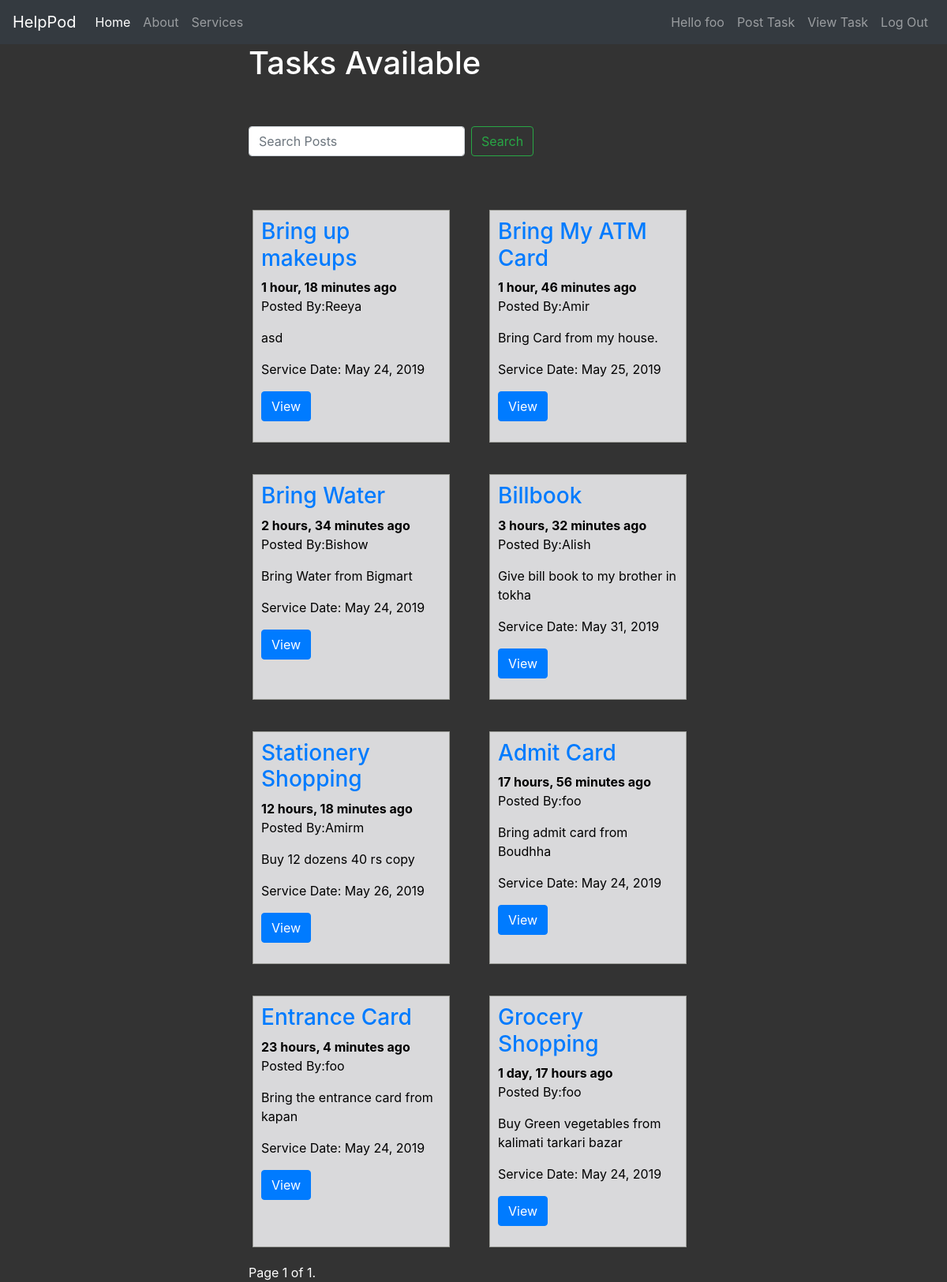
Screenshot of /list/ (signed in) with the database file from the repository.
### insight/models.py (models this page shows, shortened)
class Task(models.Model):
    title = models.CharField(max_length=50)
    description = models.CharField(max_length=200)
    service_date=models.DateField()
    service_time=models.TimeField()
    pickup_location=models.CharField(max_length=100)
    drop_location=models.CharField(max_length=100)
    phone=models.CharField(max_length=10)
    user_name = models.CharField( max_length =100, default=None)
    timestamp = models.DateTimeField(auto_now_add=True, auto_now=False )
    class Meta:
        ordering = ["-timestamp"]

### insight/views.py (the view, shortened to what this page needs)
# urls.py: url(r'^list/$', task_list , name= 'list'),
def task_list(request):
    queryset_list = Task.objects.all()
    query=request.GET.get("q")
    paginator = Paginator(queryset_list, 8) # Show contacts per page
    page_request_var="page"
    page = request.GET.get(page_request_var)
    try:
        queryset = paginator.page(page)
    except PageNotAnInteger:
        queryset = paginator.page(1)
    except EmptyPage:
        queryset = paginator.page(paginator.num_pages)
    context = {
        "object_list": queryset,
        "title":"Tasks Available",
        "page_request_var":page_request_var,
    }
    return render(request,"task_list.html",context)

### templates/task_list.html (shortened to what this page needs)
{% extends "base.html"%}
{% load staticfiles %}
{% block content %}
<link href="{% static 'css/wallpaper.css' %}" rel="stylesheet">
<div class="col-md-6 offset-md-3">
    <h1>
            {{ title }}<br><br>
    </h1>
    <form method="GET" action="" class="form-inline mt-2 mt-md-0">
            <input class="form-control mr-sm-2" type="text" name='q' placeholder="Search Posts" value="{{ request.GET.q }}" aria-label="Search"/>
            <button class="btn btn-outline-success my-2 my-sm-0" type="submit">Search</button>
    </form>
    <br><br>
<div class="row">
    {% for obj in  object_list %}
     <div class="col-md-5 " id="task_style">
         <div>
           <h3 ><a href='{% url "detail" id=obj.id %}'> {{obj.title}}</a></h3>
           <b>{{obj.timestamp|timesince}} ago </b>
           <p> Posted By:{{obj.user_name}}</p>
           <p>{{obj.description|linebreaks|truncatechars:120}}</p>
           <p>Service Date:  {{obj.service_date}}</p>
           <p><a href='{% url "detail" id=obj.id %}' class="btn btn-primary" role="button"  >View</a></p>
         </div>
    </div>
    <br>
 {% endfor %}
</div>
 <div class="pagination">
    <span class="step-links">
        <span class="current">
            Page {{ object_list.number }} of {{ object_list.paginator.num_pages }}.
        </span>
    </span>
</div>
 </div>
{% endblock content %}

### templates/nav_bar.html (shortened to what this page needs)
{% load staticfiles %}
<nav class="navbar navbar-expand-md navbar-dark bg-dark ">
        <a class="navbar-brand" href="#">HelpPod</a>
        <div class="collapse navbar-collapse" id="navbarCollapse">
          <ul class="navbar-nav mr-auto">
            <li class="nav-item active">
              <a class="nav-link" href="{% url 'home' %}">Home <span class="sr-only">(current)</span></a>
            </li>
            <li class="nav-item">
              <a class="nav-link" href="#aboutus">About</a>
            </li>
            <li class="nav-item">
                    <a class="nav-link" href="#ourservice">Services</a>
                  </li>
          </ul>
          <ul class="navbar-nav">
            {% if request.user.is_authenticated %}
            <li class="nav-item">
              <a class="nav-link" href="#"> Hello {{ request.user.username}}</a>
            </li>
            <li class="nav-item">
                <a class="nav-link" href="{% url 'post' %}">Post Task</a>
            </li>
            <li class="nav-item">
                    <a class="nav-link" href="{% url 'list' %}">View Task</a>
            </li>
            <li class="nav-item">
                <a class="nav-link" href="{% url 'logout' %}">Log Out</a>
            </li>
            {% endif %}
          </ul>
        </div>
      </nav>

### static/css/mycss.css (style rules this page uses)
#task_style { background-color:#d9d9db; color:black; border-style: solid; border-width: 1px; border-color: #9d9e99; padding:10px; margin:20px; margin-right:30px; }

### static/css/wallpaper.css (style rules this page uses)
body { margin: 0; padding: 0; background-image: url("../img/wallpaper.png"); background-size: 100% 110%; color:#fff; background-repeat: no-repeat; }

### rows the page displays
Task: title "Bring up makeups", timestamp "1 hour, 18 minutes", user_name "Reeya", description "asd", service_date "May 24, 2019"
Task: title "Bring My ATM Card", timestamp "1 hour, 46 minutes", user_name "Amir", description "Bring Card from my house.", service_date "May 25, 2019"
Task: title "Bring Water", timestamp "2 hours, 34 minutes", user_name "Bishow", description "Bring Water from Bigmart", service_date "May 24, 2019"
Task: title "Billbook", timestamp "3 hours, 32 minutes", user_name "Alish", description "Give bill book to my brother in tokha", service_date "May 31, 2019"
Task: title "Stationery Shopping", timestamp "12 hours, 18 minutes", user_name "Amirm", description "Buy 12 dozens 40 rs copy", service_date "May 26, 2019"
Task: title "Admit Card", timestamp "17 hours, 56 minutes", user_name "foo", description "Bring admit card from Boudhha", service_date "May 24, 2019"
Task: title "Entrance Card", timestamp "23 hours, 4 minutes", user_name "foo", description "Bring the entrance card from kapan", service_date "May 24, 2019"
Task: title "Grocery Shopping", timestamp "1 day, 17 hours", user_name "foo", description "Buy Green vegetables from kalimati tarkari bazar", service_date "May 24, 2019"

### other values shown
{{ request.user.username }} "foo"
{{ title }} "Tasks Available"
{{ object_list.number }} "1"
{{ object_list.paginator.num_pages }} "1"
